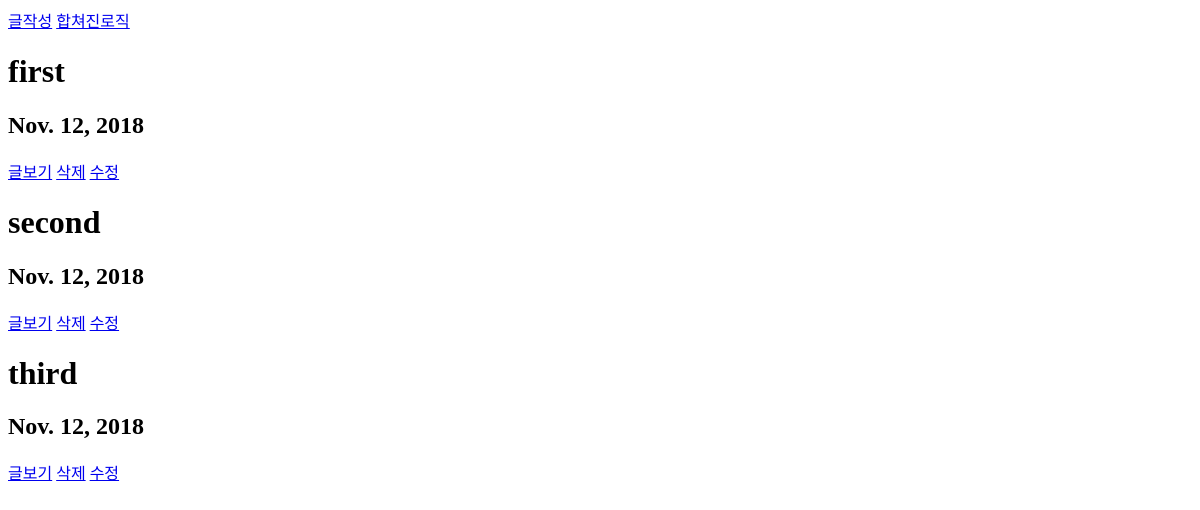
Page /todos/ on the earlier database version.
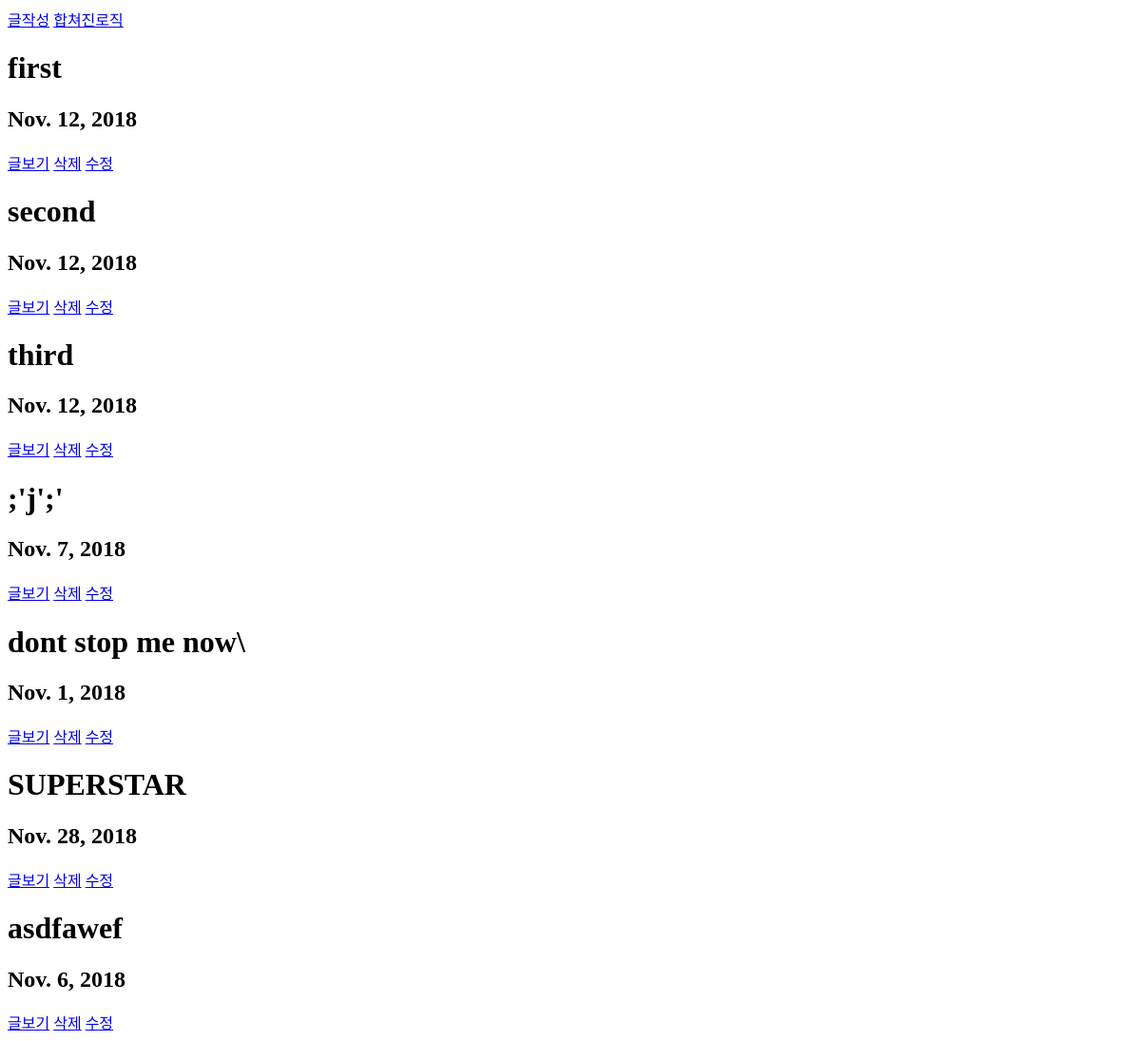
Same page on the later database version.
### todo/models.py (models this page shows, shortened)
class Todo(models.Model):
    title = models.CharField(max_length= 50) #스트링 타입을 저장하는 필드,최대길이 50으로 줌
    deadline = models.DateField()

### todo/views.py (the view)
# urls.py: path('',views.index),  #path('url', 메소드)     #플라스크처럼 아래에 함수를 정의하는게 아닌, view.py에 정의한다
def index(request):
    todos= Todo.objects.all() #todo object 전부 부르기
    return render(request,'todo/index.html',{'todos':todos})

### todo/templates/todo/index.html
{% extends 'todo/base.html' %}
{% block body_block %}
    {% for todo in todos %}
        <h1>{{todo.title}} </h1>
        <h2>{{todo.deadline}}</h2>
        <a href="/todos/{{todo.id}}">글보기</a>
        <a href="/todos/{{todo.id}}/delete">삭제</a>
        <a href='/todos/{{todo.id}}/update'>수정</a>
    {% endfor %}
{% endblock %}

### todo/templates/todo/base.html (shortened to what this page needs)
<!DOCTYPE html>
<html lang="en">
<head>
</head>
<body>
    <a href="/todos/new/">글작성</a>
    <a href="/todos/todo_create/">합쳐진로직</a>
    {%block body_block%}
    {%endblock%}
</body>
</html>

Differences in the rows shown:
added Todo: title ";'j';'", deadline "Nov. 7, 2018"
added Todo: title "dont stop me now\\", deadline "Nov. 1, 2018"
added Todo: title "SUPERSTAR", deadline "Nov. 28, 2018"
added Todo: title "asdfawef", deadline "Nov. 6, 2018"
